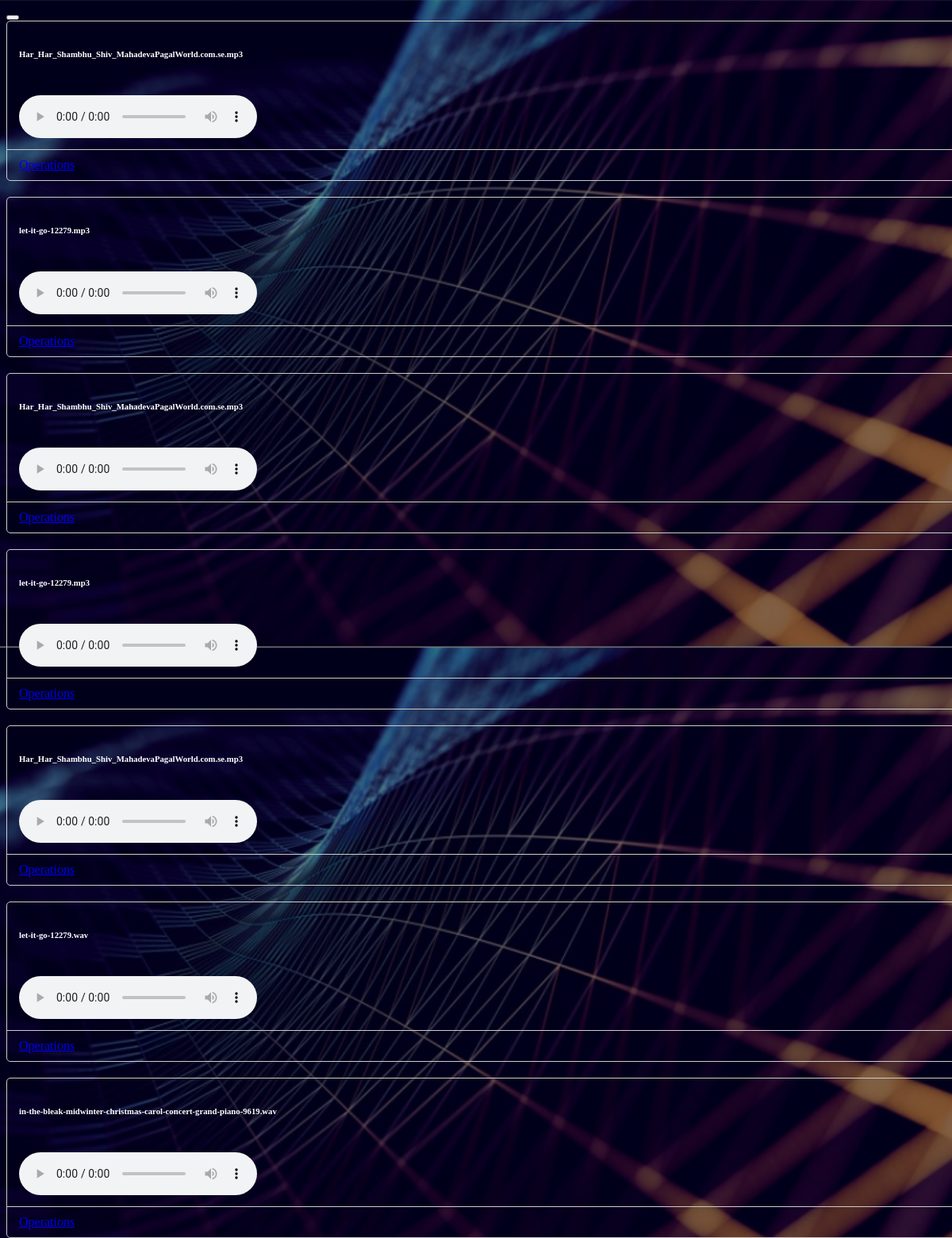
Page /dashboard on the earlier database version.
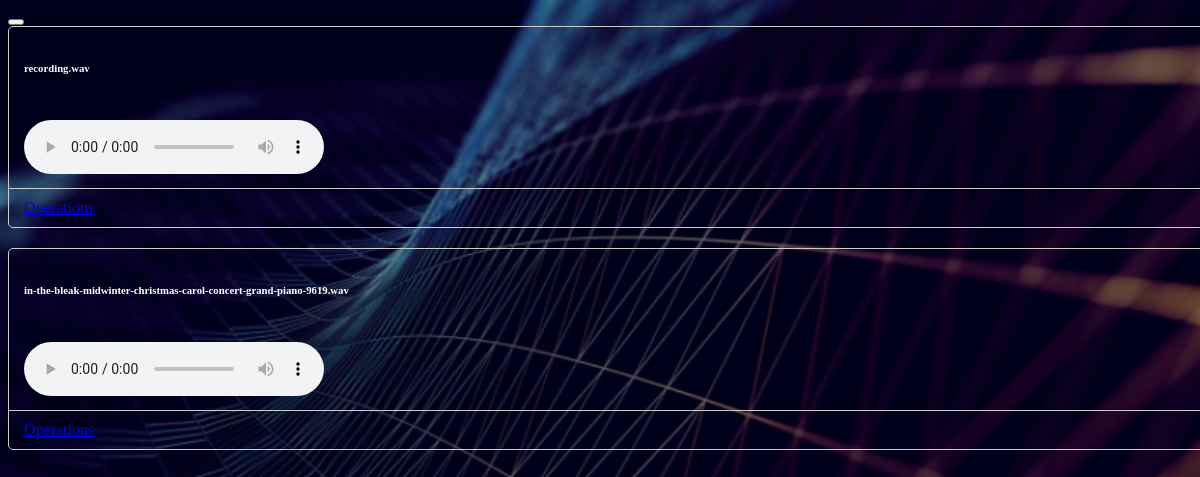
Same page on the later database version.
### database.py (models this page shows, shortened)
class audio(Base):
    __tablename__ = 'audio'
    id = Column(Integer, primary_key=True)
    name = Column(String(250), nullable=False)
    audio_file = Column(String(250), nullable=False)
    date = Column(DateTime, default=datetime.utcnow)

### mainserver.py (the view)
@app.route('/dashboard')
def dashboard():
    db = getdb()
    audios = db.query(audio).all()
    db.close()
    return render_template('dashboard.html', audios=audios, title='Dashboard')

### mainserver.py (called while the page is built)
def getdb():
    engine = create_engine('sqlite:///project.sqlite')
    DBSession = sessionmaker(bind=engine)
    session = scoped_session(DBSession)
    return session

### templates/dashboard.html (shortened to what this page needs)
<!doctype html>
<html lang="en">
<head>
</head>
<body>
    <header>
        <nav class="navbar navbar-expand-lg navbar-light bg-light">
            <div class="container-fluid">
              <button class="navbar-toggler" type="button" data-bs-toggle="collapse" data-bs-target="#navbarNavDropdown"
                aria-controls="navbarNavDropdown" aria-expanded="false" aria-label="Toggle navigation">
              </button>
            </div>
          </nav>
    </header>
    <main>
        <div class="container">
            <div class="row my-5">
                <div class="col-md-8 mx-auto">
                    <div class="container-fluid">
                        <div class="row">
                            {% for item in audios %}
                            <div class="col-md-12 mb-3">
                                <div class="card">
                                    <div class="card-header">
                                        <h6>{{item.name}}</h6>
                                    </div>
                                <div class="card-body">
                                    <audio controls>
                                        <source src="{{item.audio_file}}" type="audio/mpeg">
                                    </audio>
                                </div>
                                <div class="card-footer">
                                    <a href="/audio/operations/{{item.id}}" class="btn btn-primary">Operations</a>
                                </div>
                            </div>
                            {% endfor %}
                        </div>
                    </div>
                </div>
            </div>
        </div>
    </main>
</body>
</html>

### templates/dashboard.html (style rules this page uses)
body { width: 100%; background: linear-gradient(to top, rgba(0,0,0,0.5)50%,rgba(0,0,0,0.5)50%), url(/static/images/1.jpeg); background-position: center; background-size: cover; height: 100vh; padding: 0%; color:#fff; }
.container-fluid { padding: 0; }
.card { border: 1px solid #ccc; border-radius: 5px; margin-bottom: 20px; }
.card-header { background-color: transparent; padding: 10px 15px; border-bottom: 1px solid transparent; color:#fff }
.card-body { padding: 10px 15px; }
.card-footer { background-color:transparent; padding: 10px 15px; border-top: 1px solid #ccc; }

Differences in the rows shown:
removed audio: name "Har_Har_Shambhu_Shiv_MahadevaPagalWorld.com.se.mp3"
removed audio: name "let-it-go-12279.mp3"
removed audio: name "Har_Har_Shambhu_Shiv_MahadevaPagalWorld.com.se.mp3"
removed audio: name "let-it-go-12279.mp3"
removed audio: name "Har_Har_Shambhu_Shiv_MahadevaPagalWorld.com.se.mp3"
removed audio: name "let-it-go-12279.wav"
added audio: name "recording.wav"
